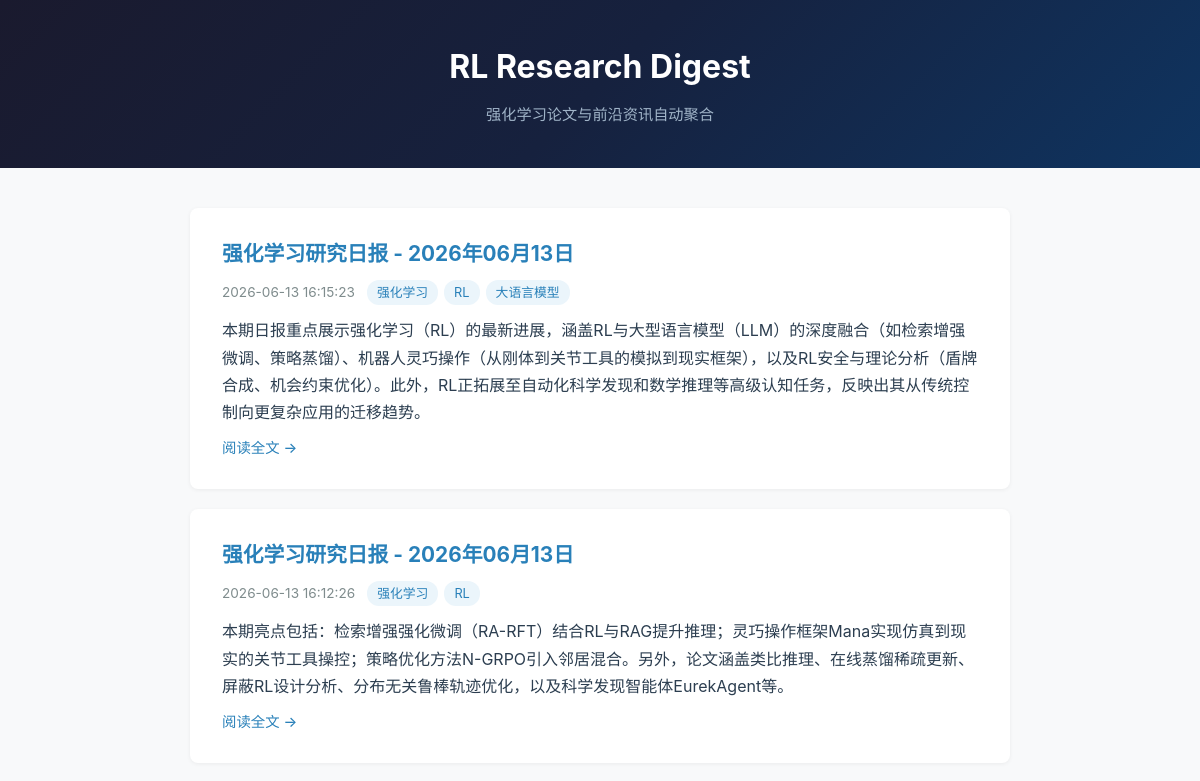
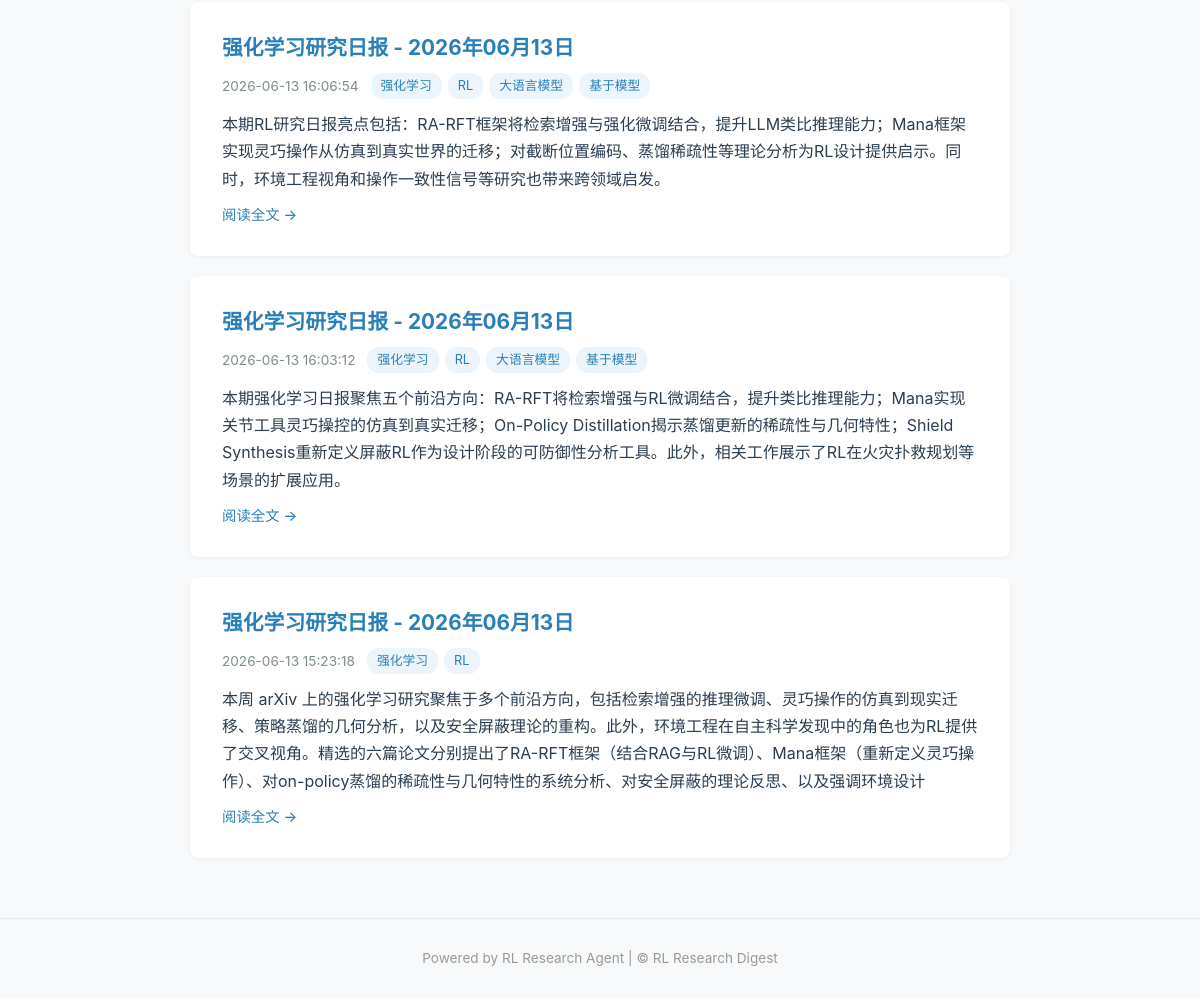
The page / on the database its author committed (2 pictures, top to bottom).
### tables this page shows
CREATE TABLE articles (
            id INTEGER PRIMARY KEY AUTOINCREMENT,
            title TEXT NOT NULL,
            slug TEXT UNIQUE NOT NULL,
            content TEXT NOT NULL,
            summary TEXT,
            tags TEXT,
            source TEXT DEFAULT 'agent',
            published_at TEXT NOT NULL,
            created_at TEXT DEFAULT (datetime('now', 'localtime'))
        );

### blog_server/app.py (the view)
@app.route("/")
def index():
    db = get_db()
    articles = db.execute(
        "SELECT id, title, slug, summary, tags, published_at "
        "FROM articles ORDER BY published_at DESC"
    ).fetchall()
    return render_template("index.html", articles=articles)

### blog_server/app.py (called while the page is built)
def get_db():
    if "db" not in g:
        g.db = sqlite3.connect(DATABASE)
        g.db.row_factory = sqlite3.Row
    return g.db

### blog_server/templates/index.html (shortened to what this page needs)
<!DOCTYPE html>
<html lang="zh-CN">
<head>
    <link rel="stylesheet" href="{{ url_for('static', filename='css/style.css') }}">
</head>
<body>
    <header class="site-header">
        <div class="container">
            <h1><a href="/">RL Research Digest</a></h1>
            <p class="subtitle">强化学习论文与前沿资讯自动聚合</p>
        </div>
    </header>
    <main class="container">
        {% if articles %}
            <div class="article-list">
                {% for article in articles %}
                <article class="article-card">
                    <h2>
                        <a href="{{ url_for('article_detail', slug=article.slug) }}">
                            {{ article.title }}
                        </a>
                    </h2>
                    <div class="meta">
                        <time>{{ article.published_at }}</time>
                        {% if article.tags %}
                            <span class="tags">
                                {% for tag in article.tags.split(',') %}
                                    <span class="tag">{{ tag.strip() }}</span>
                                {% endfor %}
                            </span>
                        {% endif %}
                    </div>
                    {% if article.summary %}
                        <p class="summary">{{ article.summary[:300] | safe }}{% if article.summary|length > 300 %}...{% endif %}</p>
                    {% endif %}
                    <a href="{{ url_for('article_detail', slug=article.slug) }}" class="read-more">阅读全文 →</a>
                </article>
                {% endfor %}
            </div>
        {% else %}
            <div class="empty-state">
                <p>暂无文章，等待 Agent 自动采集发布...</p>
            </div>
        {% endif %}
    </main>
    <footer class="site-footer">
        <div class="container">
            <p>Powered by RL Research Agent | &copy; {{ now.year if now else '' }} RL Research Digest</p>
        </div>
    </footer>
</body>
</html>

### blog_server/static/css/style.css (style rules this page uses)
*, *::before, *::after { box-sizing: border-box; margin: 0; padding: 0; }
body { font-family: -apple-system, BlinkMacSystemFont, "Segoe UI", Roboto, "Helvetica Neue", Arial, sans-serif; line-height: 1.7; color: #2c3e50; background: #f8f9fa; }
.container { max-width: 860px; margin: 0 auto; padding: 0 20px; }
a { color: #2980b9; text-decoration: none; }
.site-header { background: linear-gradient(135deg, #1a1a2e 0%, #16213e 50%, #0f3460 100%); color: #fff; padding: 40px 0; text-align: center; }
.site-header h1 { font-size: 2rem; margin-bottom: 8px; }
.site-header h1 a { color: #fff; text-decoration: none; }
.site-header .subtitle { font-size: 0.95rem; color: #a0b4c8; }
.article-list { margin: 40px 0; }
.article-card { background: #fff; border-radius: 8px; padding: 28px 32px; margin-bottom: 20px; box-shadow: 0 1px 4px rgba(0,0,0,0.06); transition: box-shadow 0.2s; }
.article-card h2 { font-size: 1.3rem; margin-bottom: 8px; }
.article-card .meta { font-size: 0.85rem; color: #7f8c8d; margin-bottom: 12px; }
.article-card .summary { color: #555; font-size: 0.95rem; }
.meta { display: flex; align-items: center; gap: 12px; flex-wrap: wrap; }
.tags { display: flex; gap: 6px; flex-wrap: wrap; }
.tag { display: inline-block; background: #ebf5fb; color: #2980b9; padding: 2px 10px; border-radius: 12px; font-size: 0.8rem; }
.read-more { display: inline-block; margin-top: 10px; font-size: 0.9rem; font-weight: 500; }
.site-footer { text-align: center; padding: 28px 0; margin-top: 60px; border-top: 1px solid #e9ecef; color: #999; font-size: 0.85rem; }

### rows shown on the page
articles: title "强化学习研究日报 - 2026年06月13日", published_at "2026-06-13 16:15:23", strip "强化学习" "RL" "大语言模型", summary "本期日报重点展示强化学习（RL）的最新进展，涵盖RL与大型语言模型（LLM）的深度融合（如检索增强微调、策略蒸馏）、机器人灵巧操作（从刚体到关节工具的模拟到现实框架），以及RL安全与理论分析（盾牌合成、机会约束优化）。此外，RL正拓展至自动化科学发现和数学推理等高级认知任务，反映出其从传统控制向更复杂应用的迁移趋势。"
articles: title "强化学习研究日报 - 2026年06月13日", published_at "2026-06-13 16:12:26", strip "强化学习" "RL", summary "本期亮点包括：检索增强强化微调（RA-RFT）结合RL与RAG提升推理；灵巧操作框架Mana实现仿真到现实的关节工具操控；策略优化方法N-GRPO引入邻居混合。另外，论文涵盖类比推理、在线蒸馏稀疏更新、屏蔽RL设计分析、分布无关鲁棒轨迹优化，以及科学发现智能体EurekAgent等。"
articles: title "强化学习研究日报 - 2026年06月13日", published_at "2026-06-13 16:06:54", strip "强化学习" "RL" "大语言模型" "基于模型", summary "本期RL研究日报亮点包括：RA-RFT框架将检索增强与强化微调结合，提升LLM类比推理能力；Mana框架实现灵巧操作从仿真到真实世界的迁移；对截断位置编码、蒸馏稀疏性等理论分析为RL设计提供启示。同时，环境工程视角和操作一致性信号等研究也带来跨领域启发。"
articles: title "强化学习研究日报 - 2026年06月13日", published_at "2026-06-13 16:03:12", strip "强化学习" "RL" "大语言模型" "基于模型", summary "本期强化学习日报聚焦五个前沿方向：RA-RFT将检索增强与RL微调结合，提升类比推理能力；Mana实现关节工具灵巧操控的仿真到真实迁移；On-Policy Distillation揭示蒸馏更新的稀疏性与几何特性；Shield Synthesis重新定义屏蔽RL作为设计阶段的可防御性分析工具。此外，相关工作展示了RL在火灾扑救规划等场景的扩展应用。"
articles: title "强化学习研究日报 - 2026年06月13日", published_at "2026-06-13 15:23:18", strip "强化学习" "RL", summary "本周 arXiv 上的强化学习研究聚焦于多个前沿方向，包括检索增强的推理微调、灵巧操作的仿真到现实迁移、策略蒸馏的几何分析，以及安全屏蔽理论的重构。此外，环境工程在自主科学发现中的角色也为RL提供了交叉视角。精选的六篇论文分别提出了RA-RFT框架（结合RAG与RL微调）、Mana框架（重新定义灵巧操作）、对on-policy蒸馏的稀疏性与几何特性的系统分析、对安全屏蔽的理论反思、以及强调环境设计"
